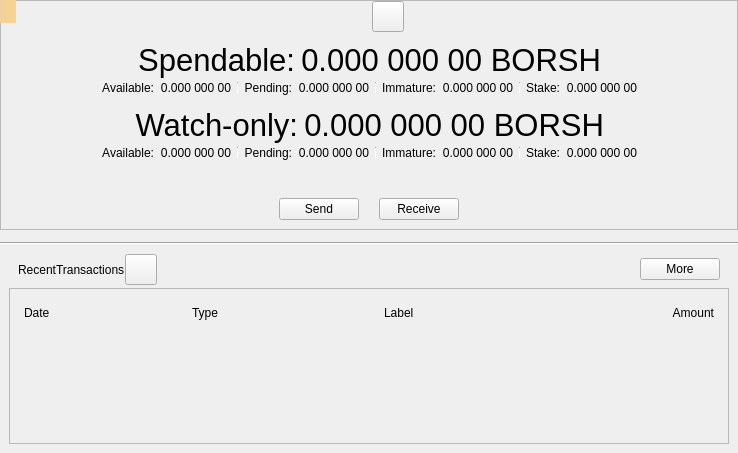
<?xml version="1.0" encoding="UTF-8"?>
<ui version="4.0">
 <class>OverviewPage</class>
 <widget class="QWidget" name="OverviewPage">
  <property name="geometry">
   <rect>
    <x>0</x>
    <y>0</y>
    <width>738</width>
    <height>453</height>
   </rect>
  </property>
  <property name="windowTitle">
   <string>Form</string>
  </property>
  <layout class="QVBoxLayout" name="verticalLayout_6">
   <property name="spacing">
    <number>0</number>
   </property>
   <property name="leftMargin">
    <number>0</number>
   </property>
   <property name="topMargin">
    <number>0</number>
   </property>
   <property name="rightMargin">
    <number>0</number>
   </property>
   <property name="bottomMargin">
    <number>0</number>
   </property>
   <item>
    <widget class="QFrame" name="frameBalances">
     <property name="frameShape">
      <enum>QFrame::StyledPanel</enum>
     </property>
     <property name="frameShadow">
      <enum>QFrame::Raised</enum>
     </property>
     <layout class="QVBoxLayout" name="verticalLayout_5">
      <property name="spacing">
       <number>0</number>
      </property>
      <property name="leftMargin">
       <number>0</number>
      </property>
      <property name="topMargin">
       <number>0</number>
      </property>
      <property name="rightMargin">
       <number>0</number>
      </property>
      <property name="bottomMargin">
       <number>0</number>
      </property>
      <item>
       <widget class="QWidget" name="widgetStatus" native="true">
        <layout class="QHBoxLayout" name="horizontalLayout_16">
         <property name="leftMargin">
          <number>0</number>
         </property>
         <property name="topMargin">
          <number>0</number>
         </property>
         <property name="rightMargin">
          <number>0</number>
         </property>
         <property name="bottomMargin">
          <number>0</number>
         </property>
         <item>
          <spacer name="horizontalSpacer_6">
           <property name="orientation">
            <enum>Qt::Horizontal</enum>
           </property>
           <property name="sizeHint" stdset="0">
            <size>
             <width>0</width>
             <height>20</height>
            </size>
           </property>
          </spacer>
         </item>
         <item>
          <widget class="QLabel" name="labelLogo">
           <property name="sizePolicy">
            <sizepolicy hsizetype="Fixed" vsizetype="Fixed">
             <horstretch>0</horstretch>
             <verstretch>0</verstretch>
            </sizepolicy>
           </property>
           <property name="minimumSize">
            <size>
             <width>32</width>
             <height>32</height>
            </size>
           </property>
          </widget>
         </item>
         <item>
          <widget class="QToolButton" name="labelWalletStatus">
           <property name="enabled">
            <bool>true</bool>
           </property>
           <property name="toolTip">
            <string>The displayed information may be out of date. Your wallet automatically synchronizes with the Borshchevik network after a connection is established, but this process has not completed yet.</string>
           </property>
           <property name="text">
            <string/>
           </property>
           <property name="icon">
            <iconset>
             <normaloff>:/icons/warning</normaloff>
             <disabledoff>:/icons/warning</disabledoff>:/icons/warning</iconset>
           </property>
           <property name="iconSize">
            <size>
             <width>24</width>
             <height>24</height>
            </size>
           </property>
           <property name="flat" stdset="0">
            <bool>false</bool>
           </property>
          </widget>
         </item>
         <item>
          <spacer name="horizontalSpacer_5">
           <property name="orientation">
            <enum>Qt::Horizontal</enum>
           </property>
           <property name="sizeHint" stdset="0">
            <size>
             <width>0</width>
             <height>20</height>
            </size>
           </property>
          </spacer>
         </item>
        </layout>
       </widget>
      </item>
      <item>
       <widget class="QWidget" name="widgetWallet" native="true">
        <layout class="QVBoxLayout" name="verticalLayout_2">
         <property name="spacing">
          <number>0</number>
         </property>
         <item>
          <widget class="QWidget" name="widgetTotal" native="true">
           <layout class="QHBoxLayout" name="horizontalLayout">
            <property name="leftMargin">
             <number>0</number>
            </property>
            <property name="topMargin">
             <number>0</number>
            </property>
            <property name="rightMargin">
             <number>0</number>
            </property>
            <property name="bottomMargin">
             <number>0</number>
            </property>
            <item>
             <spacer name="horizontalSpacer_7">
              <property name="orientation">
               <enum>Qt::Horizontal</enum>
              </property>
              <property name="sizeHint" stdset="0">
               <size>
                <width>0</width>
                <height>20</height>
               </size>
              </property>
             </spacer>
            </item>
            <item>
             <widget class="QLabel" name="labelSpendable">
              <property name="font">
               <font>
                <pointsize>23</pointsize>
               </font>
              </property>
              <property name="text">
               <string>Spendable:</string>
              </property>
              <property name="alignment">
               <set>Qt::AlignRight|Qt::AlignTrailing|Qt::AlignVCenter</set>
              </property>
             </widget>
            </item>
            <item>
             <widget class="QLabel" name="labelTotal">
              <property name="font">
               <font>
                <pointsize>23</pointsize>
               </font>
              </property>
              <property name="cursor">
               <cursorShape>IBeamCursor</cursorShape>
              </property>
              <property name="toolTip">
               <string>Your current total balance</string>
              </property>
              <property name="text">
               <string notr="true">0.000 000 00 BORSH</string>
              </property>
              <property name="alignment">
               <set>Qt::AlignRight|Qt::AlignTrailing|Qt::AlignVCenter</set>
              </property>
              <property name="textInteractionFlags">
               <set>Qt::LinksAccessibleByMouse|Qt::TextSelectableByMouse</set>
              </property>
             </widget>
            </item>
            <item>
             <spacer name="horizontalSpacer_8">
              <property name="orientation">
               <enum>Qt::Horizontal</enum>
              </property>
              <property name="sizeHint" stdset="0">
               <size>
                <width>0</width>
                <height>20</height>
               </size>
              </property>
             </spacer>
            </item>
           </layout>
          </widget>
         </item>
         <item>
          <layout class="QHBoxLayout" name="horizontalLayout_13">
           <property name="leftMargin">
            <number>0</number>
           </property>
           <property name="topMargin">
            <number>0</number>
           </property>
           <property name="rightMargin">
            <number>0</number>
           </property>
           <property name="bottomMargin">
            <number>0</number>
           </property>
           <item>
            <spacer name="horizontalSpacer_9">
             <property name="orientation">
              <enum>Qt::Horizontal</enum>
             </property>
             <property name="sizeHint" stdset="0">
              <size>
               <width>40</width>
               <height>20</height>
              </size>
             </property>
            </spacer>
           </item>
           <item>
            <widget class="QWidget" name="widgetBalance" native="true">
             <layout class="QHBoxLayout" name="horizontalLayout_2">
              <property name="leftMargin">
               <number>0</number>
              </property>
              <property name="topMargin">
               <number>0</number>
              </property>
              <property name="rightMargin">
               <number>0</number>
              </property>
              <property name="bottomMargin">
               <number>0</number>
              </property>
              <item>
               <widget class="QLabel" name="labelBalanceText">
                <property name="text">
                 <string>Available:</string>
                </property>
                <property name="alignment">
                 <set>Qt::AlignRight|Qt::AlignTrailing|Qt::AlignVCenter</set>
                </property>
               </widget>
              </item>
              <item>
               <widget class="QLabel" name="labelBalance">
                <property name="cursor">
                 <cursorShape>IBeamCursor</cursorShape>
                </property>
                <property name="toolTip">
                 <string>Your current spendable balance</string>
                </property>
                <property name="text">
                 <string notr="true">0.000 000 00</string>
                </property>
                <property name="alignment">
                 <set>Qt::AlignRight|Qt::AlignTrailing|Qt::AlignVCenter</set>
                </property>
                <property name="textInteractionFlags">
                 <set>Qt::LinksAccessibleByMouse|Qt::TextSelectableByMouse</set>
                </property>
               </widget>
              </item>
             </layout>
            </widget>
           </item>
           <item>
            <widget class="QWidget" name="widgetPending" native="true">
             <layout class="QHBoxLayout" name="horizontalLayout_3">
              <property name="leftMargin">
               <number>6</number>
              </property>
              <property name="topMargin">
               <number>0</number>
              </property>
              <property name="rightMargin">
               <number>0</number>
              </property>
              <property name="bottomMargin">
               <number>0</number>
              </property>
              <item>
               <widget class="Line" name="vLine">
                <property name="maximumSize">
                 <size>
                  <width>1</width>
                  <height>12</height>
                 </size>
                </property>
                <property name="orientation">
                 <enum>Qt::Vertical</enum>
                </property>
               </widget>
              </item>
              <item>
               <widget class="QLabel" name="labelPendingText">
                <property name="text">
                 <string>Pending:</string>
                </property>
                <property name="alignment">
                 <set>Qt::AlignRight|Qt::AlignTrailing|Qt::AlignVCenter</set>
                </property>
               </widget>
              </item>
              <item>
               <widget class="QLabel" name="labelUnconfirmed">
                <property name="cursor">
                 <cursorShape>IBeamCursor</cursorShape>
                </property>
                <property name="toolTip">
                 <string>Total of transactions that have yet to be confirmed, and do not yet count toward the spendable balance</string>
                </property>
                <property name="text">
                 <string notr="true">0.000 000 00</string>
                </property>
                <property name="alignment">
                 <set>Qt::AlignRight|Qt::AlignTrailing|Qt::AlignVCenter</set>
                </property>
                <property name="textInteractionFlags">
                 <set>Qt::LinksAccessibleByMouse|Qt::TextSelectableByMouse</set>
                </property>
               </widget>
              </item>
             </layout>
            </widget>
           </item>
           <item>
            <widget class="QWidget" name="widgetImmature" native="true">
             <layout class="QHBoxLayout" name="horizontalLayout_4">
              <property name="leftMargin">
               <number>6</number>
              </property>
              <property name="topMargin">
               <number>0</number>
              </property>
              <property name="rightMargin">
               <number>0</number>
              </property>
              <property name="bottomMargin">
               <number>0</number>
              </property>
              <item>
               <widget class="Line" name="vLine_2">
                <property name="maximumSize">
                 <size>
                  <width>1</width>
                  <height>12</height>
                 </size>
                </property>
                <property name="orientation">
                 <enum>Qt::Vertical</enum>
                </property>
               </widget>
              </item>
              <item>
               <widget class="QLabel" name="labelImmatureText">
                <property name="text">
                 <string>Immature:</string>
                </property>
                <property name="alignment">
                 <set>Qt::AlignRight|Qt::AlignTrailing|Qt::AlignVCenter</set>
                </property>
               </widget>
              </item>
              <item>
               <widget class="QLabel" name="labelImmature">
                <property name="cursor">
                 <cursorShape>IBeamCursor</cursorShape>
                </property>
                <property name="toolTip">
                 <string>Mined balance that has not yet matured</string>
                </property>
                <property name="text">
                 <string notr="true">0.000 000 00</string>
                </property>
                <property name="alignment">
                 <set>Qt::AlignRight|Qt::AlignTrailing|Qt::AlignVCenter</set>
                </property>
                <property name="textInteractionFlags">
                 <set>Qt::LinksAccessibleByMouse|Qt::TextSelectableByMouse</set>
                </property>
               </widget>
              </item>
             </layout>
            </widget>
           </item>
           <item>
            <widget class="QWidget" name="widgetStake" native="true">
             <layout class="QHBoxLayout" name="horizontalLayout_7">
              <property name="leftMargin">
               <number>6</number>
              </property>
              <property name="topMargin">
               <number>0</number>
              </property>
              <property name="rightMargin">
               <number>0</number>
              </property>
              <property name="bottomMargin">
               <number>0</number>
              </property>
              <item>
               <widget class="Line" name="vLine_3">
                <property name="maximumSize">
                 <size>
                  <width>1</width>
                  <height>12</height>
                 </size>
                </property>
                <property name="orientation">
                 <enum>Qt::Vertical</enum>
                </property>
               </widget>
              </item>
              <item>
               <widget class="QLabel" name="labelStakeText">
                <property name="text">
                 <string>Stake:</string>
                </property>
                <property name="alignment">
                 <set>Qt::AlignRight|Qt::AlignTrailing|Qt::AlignVCenter</set>
                </property>
               </widget>
              </item>
              <item>
               <widget class="QLabel" name="labelStake">
                <property name="text">
                 <string>0.000 000 00</string>
                </property>
                <property name="alignment">
                 <set>Qt::AlignRight|Qt::AlignTrailing|Qt::AlignVCenter</set>
                </property>
                <property name="textInteractionFlags">
                 <set>Qt::LinksAccessibleByMouse|Qt::TextSelectableByMouse</set>
                </property>
               </widget>
              </item>
             </layout>
            </widget>
           </item>
           <item>
            <spacer name="horizontalSpacer_10">
             <property name="orientation">
              <enum>Qt::Horizontal</enum>
             </property>
             <property name="sizeHint" stdset="0">
              <size>
               <width>40</width>
               <height>20</height>
              </size>
             </property>
            </spacer>
           </item>
          </layout>
         </item>
        </layout>
       </widget>
      </item>
      <item>
       <widget class="QWidget" name="widgetWatch" native="true">
        <layout class="QVBoxLayout" name="verticalLayout_4">
         <property name="spacing">
          <number>0</number>
         </property>
         <property name="topMargin">
          <number>0</number>
         </property>
         <property name="bottomMargin">
          <number>0</number>
         </property>
         <item>
          <widget class="QWidget" name="widgetWatchTotal" native="true">
           <layout class="QHBoxLayout" name="horizontalLayout_8">
            <property name="leftMargin">
             <number>0</number>
            </property>
            <property name="topMargin">
             <number>0</number>
            </property>
            <property name="rightMargin">
             <number>0</number>
            </property>
            <property name="bottomMargin">
             <number>0</number>
            </property>
            <item>
             <spacer name="horizontalSpacer_11">
              <property name="orientation">
               <enum>Qt::Horizontal</enum>
              </property>
              <property name="sizeHint" stdset="0">
               <size>
                <width>0</width>
                <height>20</height>
               </size>
              </property>
             </spacer>
            </item>
            <item>
             <widget class="QLabel" name="labelWatchonly">
              <property name="font">
               <font>
                <pointsize>23</pointsize>
               </font>
              </property>
              <property name="text">
               <string>Watch-only:</string>
              </property>
              <property name="alignment">
               <set>Qt::AlignRight|Qt::AlignTrailing|Qt::AlignVCenter</set>
              </property>
             </widget>
            </item>
            <item>
             <widget class="QLabel" name="labelWatchTotal">
              <property name="font">
               <font>
                <pointsize>23</pointsize>
               </font>
              </property>
              <property name="cursor">
               <cursorShape>IBeamCursor</cursorShape>
              </property>
              <property name="toolTip">
               <string>Current total balance in watch-only addresses</string>
              </property>
              <property name="text">
               <string notr="true">0.000 000 00 BORSH</string>
              </property>
              <property name="alignment">
               <set>Qt::AlignRight|Qt::AlignTrailing|Qt::AlignVCenter</set>
              </property>
              <property name="textInteractionFlags">
               <set>Qt::LinksAccessibleByMouse|Qt::TextSelectableByMouse</set>
              </property>
             </widget>
            </item>
            <item>
             <spacer name="horizontalSpacer_12">
              <property name="orientation">
               <enum>Qt::Horizontal</enum>
              </property>
              <property name="sizeHint" stdset="0">
               <size>
                <width>0</width>
                <height>20</height>
               </size>
              </property>
             </spacer>
            </item>
           </layout>
          </widget>
         </item>
         <item>
          <layout class="QHBoxLayout" name="horizontalLayout_14">
           <property name="leftMargin">
            <number>0</number>
           </property>
           <property name="rightMargin">
            <number>0</number>
           </property>
           <item>
            <spacer name="horizontalSpacer_13">
             <property name="orientation">
              <enum>Qt::Horizontal</enum>
             </property>
             <property name="sizeHint" stdset="0">
              <size>
               <width>0</width>
               <height>20</height>
              </size>
             </property>
            </spacer>
           </item>
           <item>
            <widget class="QWidget" name="widgetWatchAvailable" native="true">
             <layout class="QHBoxLayout" name="horizontalLayout_9">
              <property name="leftMargin">
               <number>0</number>
              </property>
              <property name="topMargin">
               <number>0</number>
              </property>
              <property name="rightMargin">
               <number>0</number>
              </property>
              <property name="bottomMargin">
               <number>0</number>
              </property>
              <item>
               <widget class="QLabel" name="labelWatchAvailableText">
                <property name="text">
                 <string>Available:</string>
                </property>
                <property name="alignment">
                 <set>Qt::AlignRight|Qt::AlignTrailing|Qt::AlignVCenter</set>
                </property>
               </widget>
              </item>
              <item>
               <widget class="QLabel" name="labelWatchAvailable">
                <property name="cursor">
                 <cursorShape>IBeamCursor</cursorShape>
                </property>
                <property name="toolTip">
                 <string>Your current balance in watch-only addresses</string>
                </property>
                <property name="text">
                 <string notr="true">0.000 000 00</string>
                </property>
                <property name="alignment">
                 <set>Qt::AlignRight|Qt::AlignTrailing|Qt::AlignVCenter</set>
                </property>
                <property name="textInteractionFlags">
                 <set>Qt::LinksAccessibleByMouse|Qt::TextSelectableByMouse</set>
                </property>
               </widget>
              </item>
             </layout>
            </widget>
           </item>
           <item>
            <widget class="QWidget" name="widgetWatchPending" native="true">
             <layout class="QHBoxLayout" name="horizontalLayout_10">
              <property name="leftMargin">
               <number>6</number>
              </property>
              <property name="topMargin">
               <number>0</number>
              </property>
              <property name="rightMargin">
               <number>0</number>
              </property>
              <property name="bottomMargin">
               <number>0</number>
              </property>
              <item>
               <widget class="Line" name="vLine_4">
                <property name="maximumSize">
                 <size>
                  <width>1</width>
                  <height>12</height>
                 </size>
                </property>
                <property name="orientation">
                 <enum>Qt::Vertical</enum>
                </property>
               </widget>
              </item>
              <item>
               <widget class="QLabel" name="labelWatchPendingText">
                <property name="text">
                 <string>Pending:</string>
                </property>
                <property name="alignment">
                 <set>Qt::AlignRight|Qt::AlignTrailing|Qt::AlignVCenter</set>
                </property>
               </widget>
              </item>
              <item>
               <widget class="QLabel" name="labelWatchPending">
                <property name="cursor">
                 <cursorShape>IBeamCursor</cursorShape>
                </property>
                <property name="toolTip">
                 <string>Unconfirmed transactions to watch-only addresses</string>
                </property>
                <property name="text">
                 <string notr="true">0.000 000 00</string>
                </property>
                <property name="alignment">
                 <set>Qt::AlignRight|Qt::AlignTrailing|Qt::AlignVCenter</set>
                </property>
                <property name="textInteractionFlags">
                 <set>Qt::LinksAccessibleByMouse|Qt::TextSelectableByMouse</set>
                </property>
               </widget>
              </item>
             </layout>
            </widget>
           </item>
           <item>
            <widget class="QWidget" name="widgetWatchImmature" native="true">
             <layout class="QHBoxLayout" name="horizontalLayout_11">
              <property name="leftMargin">
               <number>6</number>
              </property>
              <property name="topMargin">
               <number>0</number>
              </property>
              <property name="rightMargin">
               <number>0</number>
              </property>
              <property name="bottomMargin">
               <number>0</number>
              </property>
              <item>
               <widget class="Line" name="vLine_5">
                <property name="maximumSize">
                 <size>
                  <width>1</width>
                  <height>12</height>
                 </size>
                </property>
                <property name="orientation">
                 <enum>Qt::Vertical</enum>
                </property>
               </widget>
              </item>
              <item>
               <widget class="QLabel" name="labelWatchImmatureText">
                <property name="text">
                 <string>Immature:</string>
                </property>
                <property name="alignment">
                 <set>Qt::AlignRight|Qt::AlignTrailing|Qt::AlignVCenter</set>
                </property>
               </widget>
              </item>
              <item>
               <widget class="QLabel" name="labelWatchImmature">
                <property name="cursor">
                 <cursorShape>IBeamCursor</cursorShape>
                </property>
                <property name="toolTip">
                 <string>Mined balance in watch-only addresses that has not yet matured</string>
                </property>
                <property name="text">
                 <string notr="true">0.000 000 00</string>
                </property>
                <property name="alignment">
                 <set>Qt::AlignRight|Qt::AlignTrailing|Qt::AlignVCenter</set>
                </property>
                <property name="textInteractionFlags">
                 <set>Qt::LinksAccessibleByMouse|Qt::TextSelectableByMouse</set>
                </property>
               </widget>
              </item>
             </layout>
            </widget>
           </item>
           <item>
            <widget class="QWidget" name="widgetWatchStake" native="true">
             <layout class="QHBoxLayout" name="horizontalLayout_12">
              <property name="leftMargin">
               <number>6</number>
              </property>
              <property name="topMargin">
               <number>0</number>
              </property>
              <property name="rightMargin">
               <number>0</number>
              </property>
              <property name="bottomMargin">
               <number>0</number>
              </property>
              <item>
               <widget class="Line" name="vLine_6">
                <property name="maximumSize">
                 <size>
                  <width>1</width>
                  <height>12</height>
                 </size>
                </property>
                <property name="orientation">
                 <enum>Qt::Vertical</enum>
                </property>
               </widget>
              </item>
              <item>
               <widget class="QLabel" name="labelWatchStakeText">
                <property name="text">
                 <string>Stake:</string>
                </property>
                <property name="alignment">
                 <set>Qt::AlignRight|Qt::AlignTrailing|Qt::AlignVCenter</set>
                </property>
               </widget>
              </item>
              <item>
               <widget class="QLabel" name="labelWatchStake">
                <property name="text">
                 <string>0.000 000 00</string>
                </property>
                <property name="alignment">
                 <set>Qt::AlignRight|Qt::AlignTrailing|Qt::AlignVCenter</set>
                </property>
                <property name="textInteractionFlags">
                 <set>Qt::LinksAccessibleByMouse|Qt::TextSelectableByMouse</set>
                </property>
               </widget>
              </item>
             </layout>
            </widget>
           </item>
           <item>
            <spacer name="horizontalSpacer_14">
             <property name="orientation">
              <enum>Qt::Horizontal</enum>
             </property>
             <property name="sizeHint" stdset="0">
              <size>
               <width>0</width>
               <height>20</height>
              </size>
             </property>
            </spacer>
           </item>
          </layout>
         </item>
        </layout>
       </widget>
      </item>
      <item>
       <widget class="QWidget" name="widgetTransaction" native="true">
        <layout class="QHBoxLayout" name="horizontalLayout_15">
         <property name="spacing">
          <number>20</number>
         </property>
         <property name="topMargin">
          <number>35</number>
         </property>
         <item>
          <spacer name="horizontalSpacer_15">
           <property name="orientation">
            <enum>Qt::Horizontal</enum>
           </property>
           <property name="sizeHint" stdset="0">
            <size>
             <width>0</width>
             <height>20</height>
            </size>
           </property>
          </spacer>
         </item>
         <item>
          <widget class="QtumPushButton" name="buttonSend">
           <property name="text">
            <string>Send</string>
           </property>
          </widget>
         </item>
         <item>
          <widget class="QtumPushButton" name="buttonReceive">
           <property name="text">
            <string>Receive</string>
           </property>
          </widget>
         </item>
         <item>
          <spacer name="horizontalSpacer_16">
           <property name="orientation">
            <enum>Qt::Horizontal</enum>
           </property>
           <property name="sizeHint" stdset="0">
            <size>
             <width>0</width>
             <height>20</height>
            </size>
           </property>
          </spacer>
         </item>
        </layout>
       </widget>
      </item>
     </layout>
    </widget>
   </item>
   <item>
    <spacer name="verticalSpacer_5">
     <property name="orientation">
      <enum>Qt::Vertical</enum>
     </property>
     <property name="sizeType">
      <enum>QSizePolicy::Fixed</enum>
     </property>
     <property name="sizeHint" stdset="0">
      <size>
       <width>20</width>
       <height>12</height>
      </size>
     </property>
    </spacer>
   </item>
   <item>
    <widget class="Line" name="hLine">
     <property name="orientation">
      <enum>Qt::Horizontal</enum>
     </property>
    </widget>
   </item>
   <item>
    <spacer name="verticalSpacer_4">
     <property name="orientation">
      <enum>Qt::Vertical</enum>
     </property>
     <property name="sizeType">
      <enum>QSizePolicy::Fixed</enum>
     </property>
     <property name="sizeHint" stdset="0">
      <size>
       <width>20</width>
       <height>0</height>
      </size>
     </property>
    </spacer>
   </item>
   <item>
    <widget class="QWidget" name="widgetRecent" native="true">
     <property name="sizePolicy">
      <sizepolicy hsizetype="Preferred" vsizetype="Expanding">
       <horstretch>0</horstretch>
       <verstretch>0</verstretch>
      </sizepolicy>
     </property>
     <layout class="QVBoxLayout" name="verticalLayout">
      <property name="spacing">
       <number>0</number>
      </property>
      <item>
       <widget class="QWidget" name="widgetListTransaction" native="true">
        <layout class="QVBoxLayout" name="verticalLayout_1">
         <property name="spacing">
          <number>0</number>
         </property>
         <property name="leftMargin">
          <number>0</number>
         </property>
         <property name="topMargin">
          <number>0</number>
         </property>
         <property name="rightMargin">
          <number>0</number>
         </property>
         <property name="bottomMargin">
          <number>0</number>
         </property>
         <item>
          <layout class="QHBoxLayout" name="horizontalLayout_6">
           <property name="leftMargin">
            <number>9</number>
           </property>
           <property name="rightMargin">
            <number>9</number>
           </property>
           <property name="bottomMargin">
            <number>3</number>
           </property>
           <item>
            <widget class="QLabel" name="labelRecentTransactions">
             <property name="text">
              <string>RecentTransactions</string>
             </property>
            </widget>
           </item>
           <item>
            <widget class="QToolButton" name="labelTransactionsStatus">
             <property name="enabled">
              <bool>true</bool>
             </property>
             <property name="toolTip">
              <string>The displayed information may be out of date. Your wallet automatically synchronizes with the Borshchevik network after a connection is established, but this process has not completed yet.</string>
             </property>
             <property name="text">
              <string/>
             </property>
             <property name="icon">
              <iconset>
               <normaloff>:/icons/warning</normaloff>
               <disabledoff>:/icons/warning</disabledoff>:/icons/warning</iconset>
             </property>
             <property name="iconSize">
              <size>
               <width>24</width>
               <height>24</height>
              </size>
             </property>
             <property name="flat" stdset="0">
              <bool>false</bool>
             </property>
            </widget>
           </item>
           <item>
            <spacer name="horizontalSpacer_3">
             <property name="orientation">
              <enum>Qt::Horizontal</enum>
             </property>
             <property name="sizeHint" stdset="0">
              <size>
               <width>0</width>
               <height>20</height>
              </size>
             </property>
            </spacer>
           </item>
           <item>
            <widget class="QPushButton" name="showMoreButton">
             <property name="text">
              <string>More</string>
             </property>
            </widget>
           </item>
          </layout>
         </item>
         <item>
          <layout class="QVBoxLayout" name="verticalLayout_3">
           <item>
            <widget class="QFrame" name="frameRecentTransactions">
             <property name="frameShape">
              <enum>QFrame::StyledPanel</enum>
             </property>
             <property name="frameShadow">
              <enum>QFrame::Raised</enum>
             </property>
             <layout class="QVBoxLayout" name="verticalLayout_8">
              <item>
               <widget class="QWidget" name="widget_header" native="true">
                <layout class="QHBoxLayout" name="horizontalLayout_5">
                 <property name="spacing">
                  <number>5</number>
                 </property>
                 <property name="leftMargin">
                  <number>5</number>
                 </property>
                 <property name="topMargin">
                  <number>5</number>
                 </property>
                 <property name="rightMargin">
                  <number>5</number>
                 </property>
                 <property name="bottomMargin">
                  <number>5</number>
                 </property>
                 <item>
                  <widget class="QLabel" name="labelDate">
                   <property name="text">
                    <string>Date</string>
                   </property>
                  </widget>
                 </item>
                 <item>
                  <widget class="QLabel" name="labelType">
                   <property name="text">
                    <string>Type</string>
                   </property>
                  </widget>
                 </item>
                 <item>
                  <spacer name="horizontalSpacer_2">
                   <property name="orientation">
                    <enum>Qt::Horizontal</enum>
                   </property>
                   <property name="sizeType">
                    <enum>QSizePolicy::Fixed</enum>
                   </property>
                   <property name="sizeHint" stdset="0">
                    <size>
                     <width>25</width>
                     <height>20</height>
                    </size>
                   </property>
                  </spacer>
                 </item>
                 <item>
                  <widget class="QLabel" name="labelAddress">
                   <property name="text">
                    <string>Label</string>
                   </property>
                  </widget>
                 </item>
                 <item>
                  <widget class="QLabel" name="labelAmount">
                   <property name="text">
                    <string>Amount</string>
                   </property>
                   <property name="alignment">
                    <set>Qt::AlignRight|Qt::AlignTrailing|Qt::AlignVCenter</set>
                   </property>
                  </widget>
                 </item>
                </layout>
               </widget>
              </item>
              <item>
               <widget class="QListView" name="listTransactions">
                <property name="styleSheet">
                 <string notr="true">QListView { background: transparent; }</string>
                </property>
                <property name="frameShape">
                 <enum>QFrame::NoFrame</enum>
                </property>
                <property name="verticalScrollBarPolicy">
                 <enum>Qt::ScrollBarAlwaysOff</enum>
                </property>
                <property name="horizontalScrollBarPolicy">
                 <enum>Qt::ScrollBarAlwaysOff</enum>
                </property>
               </widget>
              </item>
             </layout>
            </widget>
           </item>
          </layout>
         </item>
        </layout>
       </widget>
      </item>
     </layout>
    </widget>
   </item>
  </layout>
  <widget class="QLabel" name="labelAlerts">
   <property name="geometry">
    <rect>
     <x>0</x>
     <y>0</y>
     <width>16</width>
     <height>23</height>
    </rect>
   </property>
   <property name="visible">
    <bool>false</bool>
   </property>
   <property name="styleSheet">
    <string notr="true">QLabel { background-color: qlineargradient(x1: 0, y1: 0, x2: 1, y2: 0, stop:0 #F0D0A0, stop:1 #F8D488); color:#000000; }</string>
   </property>
   <property name="wordWrap">
    <bool>true</bool>
   </property>
   <property name="margin">
    <number>3</number>
   </property>
   <property name="textInteractionFlags">
    <set>Qt::TextSelectableByMouse</set>
   </property>
  </widget>
 </widget>
 <customwidgets>
  <customwidget>
   <class>QtumPushButton</class>
   <extends>QPushButton</extends>
   <header>qt/qtumpushbutton.h</header>
  </customwidget>
 </customwidgets>
 <resources/>
 <connections/>
</ui>
